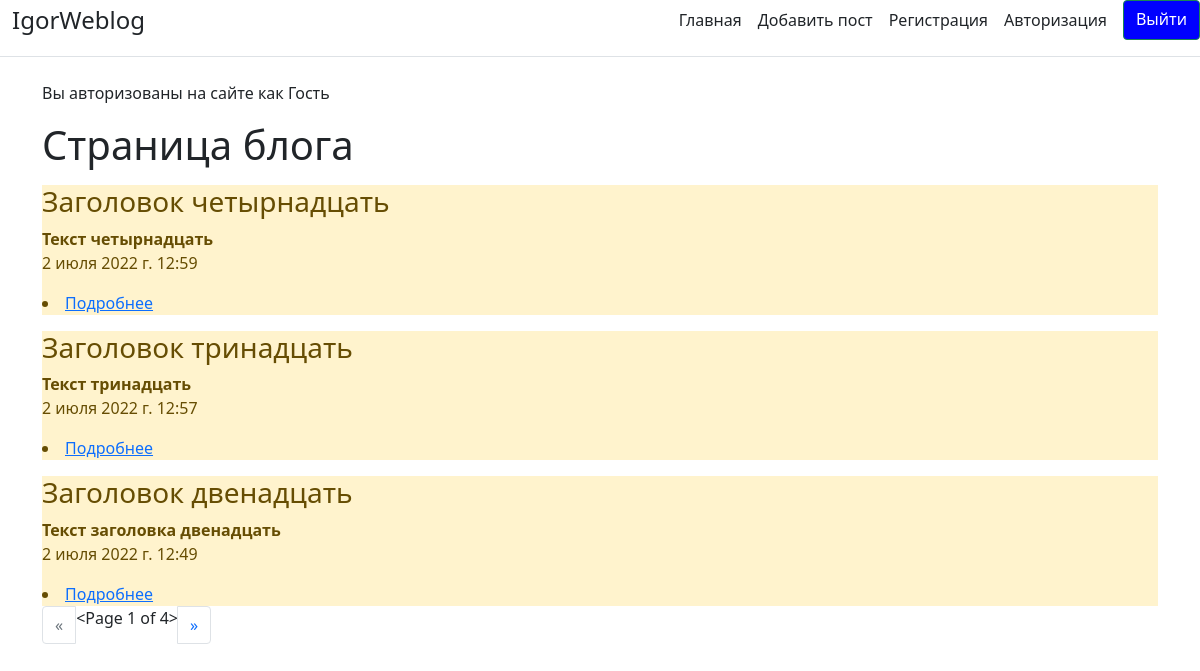
Before: / with the older database file.
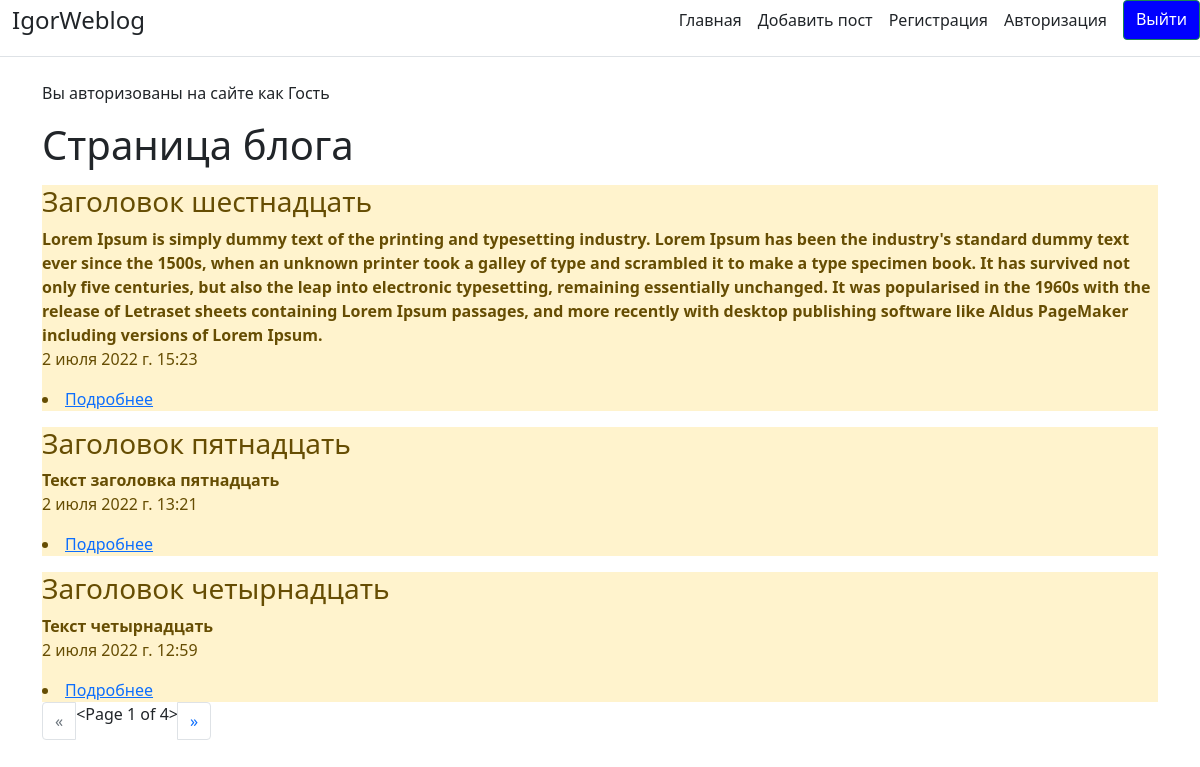
After: the same page with the newer database file.
### Blog/models.py (models this page shows, shortened)
class Task(models.Model):
    objects = None
    title = models.CharField('Название', max_length=50)
    task = models.TextField('Текст')
    created_dt = models.DateTimeField('Дата', auto_now=True)
    publish = models.DateTimeField('Публикация', default=timezone.now)
    slug = models.SlugField('Ссылка', max_length=250, unique=True, blank=True, null=True, db_index=True)
    class Meta:
        verbose_name = 'Пост'
        verbose_name_plural = 'Посты'

### Blog/views.py (the view)
# urls.py: path('', views.index, name='index'),
def index(request):
    tasks = Task.objects.all().order_by('-id')
    if 'page' in request.GET:
        page = request.GET.get('page')
    else:
        page = 1
    paginator = Paginator(tasks, 3)
    try:
        tasks = paginator.page(page)
    except PageNotAnInteger:
        tasks = paginator.page(1)
    except EmptyPage:
        tasks = paginator.page(paginator.num_pages)
    page_number = request.GET.get('page')
    page_obj = paginator.get_page(page_number)
    context = {'title': 'Блог главная', 'tasks': tasks, 'page_obj': page_obj, 'page_number': page_number, 'page': page}
    return render(request, 'Blog/index.html', context)

### Blog/templates/Blog/index.html (shortened to what this page needs)
{% extends 'Blog/base.html' %}
{% block content %}
    <h1>Страница блога</h1>
    {% if tasks %}
        {% for el in tasks %}
            <div class="alert-warning mt-3", class="container">
                <h3>{{ el.title }}</h3>
                <b>{{ el.task }}</b>
                <p>{{ el.created_dt }}</p>
                <li><a href="{{ article_detail.get_absolute_url }}">Подробнее</a></li>
            </div>
        {% endfor %}
    {% else %}
                <p>У нас нет записей</p>
    {% endif %}
<nav id="pagination" class="col align-self-center" aria-label="Page navigation example">
    <ul class="pagination">
        {% if page_obj.has_previous %}
        <li class="page-item"><a class="page-link" href="?page={{ page_obj.previous_page_number }}">&laquo;</a></li>
        {% else %}
        <li class="page-item disabled"><span class="page-link" href="#" tabindex="-1" aria-disabled="true">&laquo;</span></li>
        {% endif %}
        <li>{{ page_obj }}</li>
        {% if page_obj.has_next %}
        <li class="page-item"><a class="page-link" href="?page={{ page_obj.next_page_number }}">&raquo;</a></li>
        {% else %}
        <li class="page-item disabled"><span class="page-link" href="#" tabindex="-1" aria-disabled="true">&raquo;</span></li>
        {% endif %}
        </ul>
</nav>
</div>
{% endblock %}

### Blog/templates/Blog/base.html (shortened to what this page needs)
<!doctype html>
<html lang="ru">
<head>
    <link rel="stylesheet" href="https://cdn.jsdelivr.net/npm/bootstrap@5.1.3/dist/css/bootstrap.min.css">
</head>
<body>
    <div class="d-flex flex-column flex-md-row align-items-center pb-3 mb-4 border-bottom">
        <a href="/" class="d-flex align-items-center text-dark text-decoration-none">
        <span class="container fs-4"> IgorWeblog </span></a>
        <nav class="d-inline-flex mt-2 mt-md-0 ms-md-auto">
            <a class="me-3 py-2 text-dark text-decoration-none" href="{% url 'index' %}">Главная</a>
            <a class="me-3 py-2 text-dark text-decoration-none" href="{% url 'post' %}">Добавить пост</a>
            <a class="me-3 py-2 text-dark text-decoration-none" href="{% url 'registration' %}">Регистрация</a>
            <a class="me-3 py-2 text-dark text-decoration-none" href="{% url 'login' %}">Авторизация</a>
            <a button type="submit" class="btn btn-success" style="background:blue" href="{% url 'logout' %}">Выйти</a>
        </nav>
    </div>
    <div class="container">
<p>Вы авторизованы на сайте как {{ user.username|default:'Гость' }}</p>
    </div>
    <div class="container">
        {% block content %}{% endblock %}
</body>
</html>

Changed rows visible on the page:
no longer on this page (row unchanged): Task: title "Заголовок тринадцать", task "Текст тринадцать", created_dt "2 июля 2022 г. 12:57"
no longer on this page (row unchanged): Task: title "Заголовок двенадцать", task "Текст заголовка двенадцать", created_dt "2 июля 2022 г. 12:49"
added Task: title "Заголовок шестнадцать", task "Lorem Ipsum is simply dummy text of the printing and typesetting industry. Lorem Ipsum has been the industry's standard dummy text ever since the 1500s, when an unknown printer took a galley of type and scrambled it to make a type specimen book. It has survived not only five centuries, but also the leap into electronic typesetting, remaining essentially unchanged. It was popularised in the 1960s with the release of Letraset sheets containing Lorem Ipsum passages, and more recently with desktop publishing software like Aldus PageMaker including versions of Lorem Ipsum.", created_dt "2 июля 2022 г. 15:23"
added Task: title "Заголовок пятнадцать", task "Текст заголовка пятнадцать", created_dt "2 июля 2022 г. 13:21"
